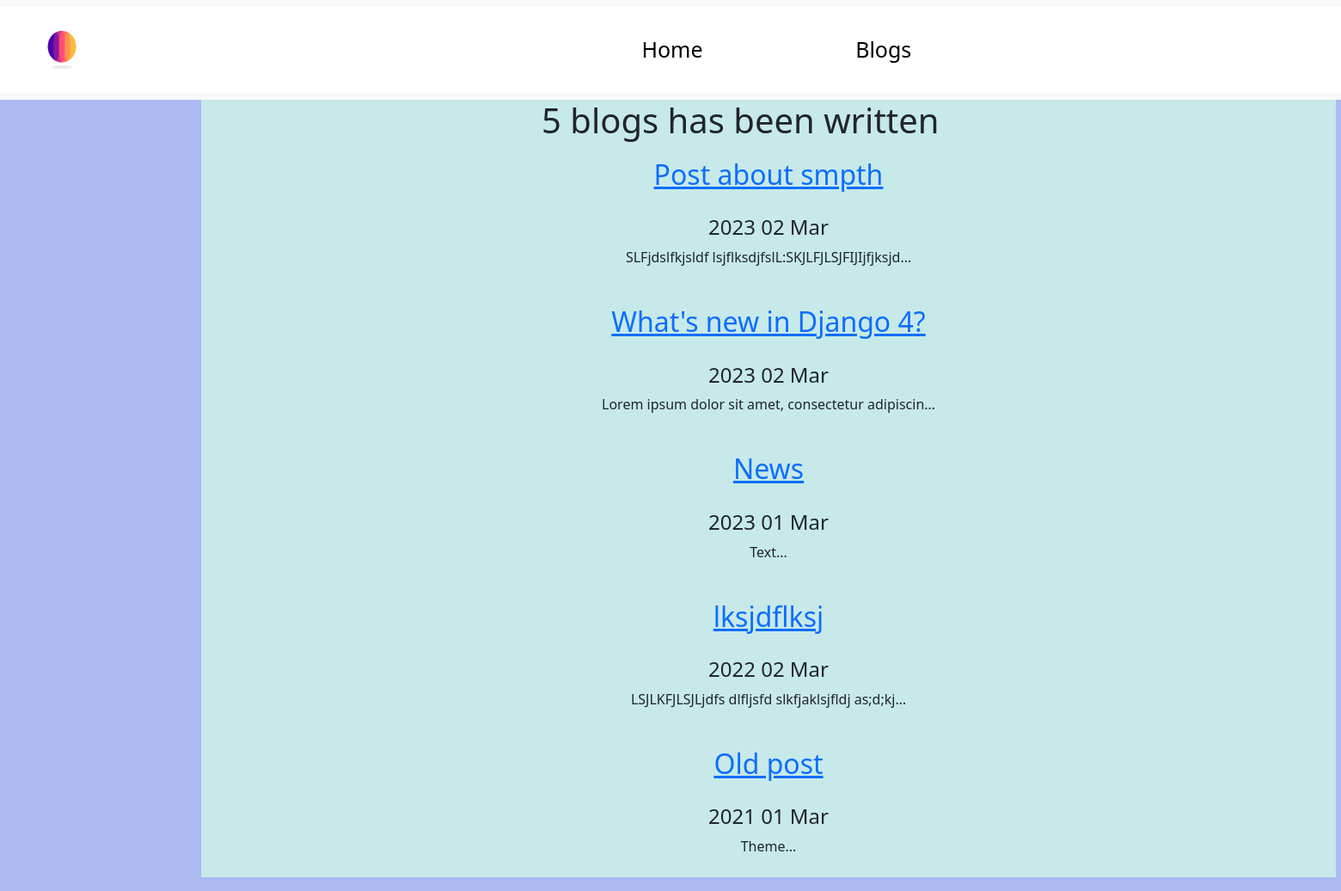
Screenshot of /blog/ with the database file from the repository.
### blog/models.py (models this page shows, shortened)
class Post(models.Model):
    title = models.CharField(max_length=200)
    description = models.TextField()
    created_at = models.DateField()

### blog/views.py (the view)
# urls.py: path("", views.all_blogs, name="all_blogs"),
def all_blogs(request):
    posts = Post.objects.order_by("-created_at")[:5]
    return render(request, "blog/blogs.html", {"blogs": posts})

### blog/templates/blog/blogs.html (shortened to what this page needs)
{% extends 'portfolio/base.html' %}
{% block content %}
<h1>{{ blogs.count }} blog{{ blogs.count|pluralize }} has been written</h1>
{% for blog in blogs %}
    <a class="title" href="{% url 'blog:detail' blog.id %}"><h2>{{ blog.title }}</h2><br></a>
    <h4 class="date">{{ blog.created_at|date:"Y d M" }}<br></h4>
    <p class="description">{{ blog.description|striptags|truncatechars:50 }}<br><br></p>
{% endfor %}
{% endblock %}

### portfolio/templates/portfolio/base.html (style rules this page uses)
body { background: #acb9f1; margin: 0; padding: 0; overflow-x: hidden; }

### blog/templates/blog/blogs.html (style rules this page uses)
h1 { position: relative; left: 30%; }
.title { position: relative; align-items: center; justify-content: center; display: flex; margin: 20px; }
.date { position: relative; align-items: center; justify-content: center; display: flex; }
.description { position: relative; align-items: center; justify-content: center; display: flex; }

### rows the page displays
Post: title "Post about smpth", created_at "2023 02 Mar", description "SLFjdslfkjsldf lsjflksdjfslL:SKJLFJLSJFIJIjfjksjd…"
Post: title "What's new in Django 4?", created_at "2023 02 Mar", description "Lorem ipsum dolor sit amet, consectetur adipiscin…"
Post: title "News", created_at "2023 01 Mar", description "Text..."
Post: title "lksjdflksj", created_at "2022 02 Mar", description "LSJLKFJLSJLjdfs dlfljsfd slkfjaklsjfldj as;d;kj…"
Post: title "Old post", created_at "2021 01 Mar", description "Theme..."

### other values shown
{{ blogs.count }} "5"
